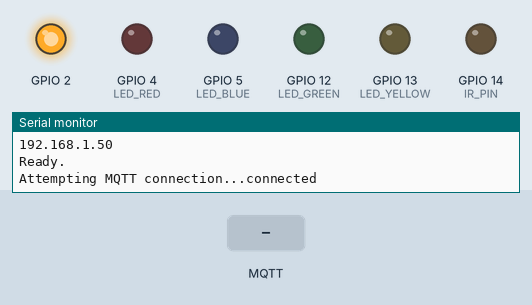
Simulated run of this sketch. Board: ESP8266 (NodeMCU). Shown: output pins drawn as LEDs (lit = HIGH), the last lines printed to the serial monitor. Inputs (shaded band) come from the test bench. WiFi joins after 1.5 s; servers stay silent unless stated; no MQTT or app messages arrive unless stated.

Above: at 3.2 s.
3.3 s: MQTT message "5" arrives on the first subscribed topic
At 3.46 s:
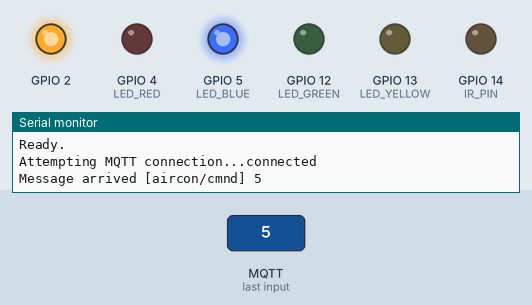
5.0 s: MQTT message "on" arrives on the first subscribed topic
At 6.2 s:
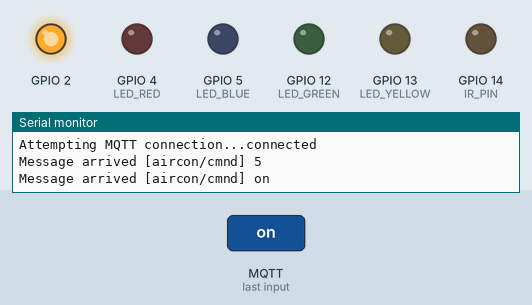
6.5 s: MQTT message "off" arrives on the first subscribed topic
At 6.66 s:
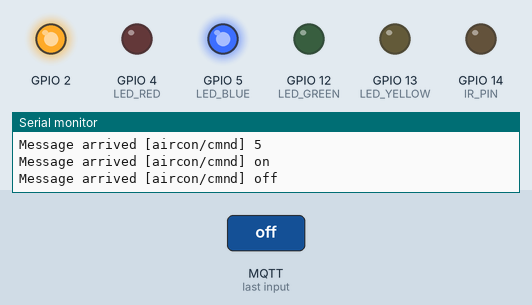
Timing chart, 0 to 9.5 s (numbered marks = the images above; inputs shaded):
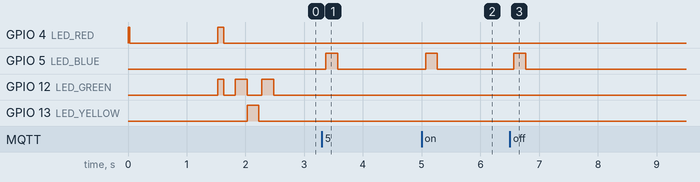

Measured:
- after the input at 3.3 s, GPIO 5 (LED_BLUE): LOW → HIGH after 0.07 s, → LOW 0.20 s later
- after the input at 5.0 s, GPIO 5 (LED_BLUE): LOW → HIGH after 0.07 s, → LOW 0.20 s later
- after the input at 6.5 s, GPIO 5 (LED_BLUE): LOW → HIGH after 0.07 s, → LOW 0.20 s later
- by itself, GPIO 12 (LED_GREEN): alternates HIGH for 0.20 s and LOW for 0.23 s, 5 changes in all, then stays LOW

The sketch:

dl_aircon.ino
```cpp
#include <stdlib.h>
#include <ESP8266WiFi.h>
#include <PubSubClient.h>
#include <IRremoteESP8266.h>
#include <IRsend.h>

#define IR_PIN 14
#define LED_GREEN 12
#define LED_YELLOW 13
#define LED_RED 4
#define LED_BLUE 5

const char* wifi_ssid = "";
const char* wifi_pass = "";

const char* mqtt_server = "";
const char* mqtt_user = "";
const char* mqtt_pass = "";

WiFiClient espClient;
PubSubClient client(espClient);

unsigned long lastMsg = 0;
#define MSG_BUFFER_SIZE  (32)
char msg[MSG_BUFFER_SIZE];
int value = 0;

IRsend irsend(IR_PIN);

unsigned long millis_last = 0;
unsigned long default_signal = 0x12110010;


void setup_wifi() {

  delay(25);
  Serial.println();
  Serial.print("Connecting to ");
  Serial.println(wifi_ssid);

  WiFi.mode(WIFI_STA);
  WiFi.begin(wifi_ssid, wifi_pass);

  while (WiFi.status() != WL_CONNECTED) {
    digitalWrite(LED_RED, LOW);
    delay(250);
    Serial.print(".");
    digitalWrite(LED_RED, HIGH);
  }

  randomSeed(micros());

  Serial.println("");
  Serial.println("WiFi connected");
  Serial.println("IP address: ");
  Serial.println(WiFi.localIP());

  digitalWrite(LED_GREEN, HIGH);
  delay(100);
  digitalWrite(LED_GREEN, LOW);
}


void callback(char* topic, byte* payload, unsigned int length) {
  char* command_hex = "";

  Serial.print("Message arrived [");
  Serial.print(topic);
  Serial.print("] ");

  for (int i = 0; i < length; i++) {
    Serial.print((char)payload[i]);
    command_hex[i] = (char)payload[i];
  }
  Serial.println();

  int command = (int)strtol(command_hex, NULL, 0);

  irsend.sendNEC((unsigned long)command, 32);

  digitalWrite(LED_BLUE, HIGH);
  delay(200);
  digitalWrite(LED_BLUE, LOW);
}


void reconnect() {
  // Loop until we're reconnected
  while (!client.connected()) {
    digitalWrite(LED_YELLOW, HIGH);
    delay(200);
    digitalWrite(LED_YELLOW, LOW);
    Serial.print("Attempting MQTT connection...");
    String clientId = "DL_AIRCON_N82";
    // Attempt to connect
    //if (client.connect(clientId.c_str(), mqtt_user, mqtt_pass, "unexpected exit", 1, true)) {
    if (client.connect(clientId.c_str())){
      Serial.println("connected");
      // Once connected, publish an announcement...
      client.publish("aircon/stat", "Ready.");
      // ... and resubscribe
      client.subscribe("aircon/cmnd");
      digitalWrite(LED_YELLOW, LOW);
      digitalWrite(LED_GREEN, HIGH);
      delay(200);
      digitalWrite(LED_GREEN, LOW);
    } else {
      Serial.print("failed, rc=");
      Serial.print(client.state());
      Serial.println(" try again in 5 seconds");
      // Wait 5 seconds before retrying
      delay(500);
      digitalWrite(LED_YELLOW, LOW);
      delay(4500);
    }
  }
}


void setup() {
  Serial.begin(115200);
  Serial.println("Booting");

  pinMode(IR_PIN, OUTPUT);
  pinMode(LED_GREEN, OUTPUT);
  pinMode(LED_RED, OUTPUT);
  pinMode(LED_BLUE, OUTPUT);
  pinMode(LED_YELLOW, OUTPUT);
  pinMode(2, OUTPUT);
  digitalWrite(2, LOW);

  digitalWrite(LED_RED, HIGH);
  setup_wifi();
  digitalWrite(LED_RED, LOW);

  client.setServer(mqtt_server, 1883);
  client.setCallback(callback);

  irsend.begin();
  Serial.println("Ready.");

  delay(200);
  digitalWrite(LED_GREEN, HIGH);
  delay(200);
  digitalWrite(LED_GREEN, LOW);
  digitalWrite(2, HIGH);
}


void loop() {
  if (!client.connected()) {
    reconnect();
  }
  client.loop();
}
```
